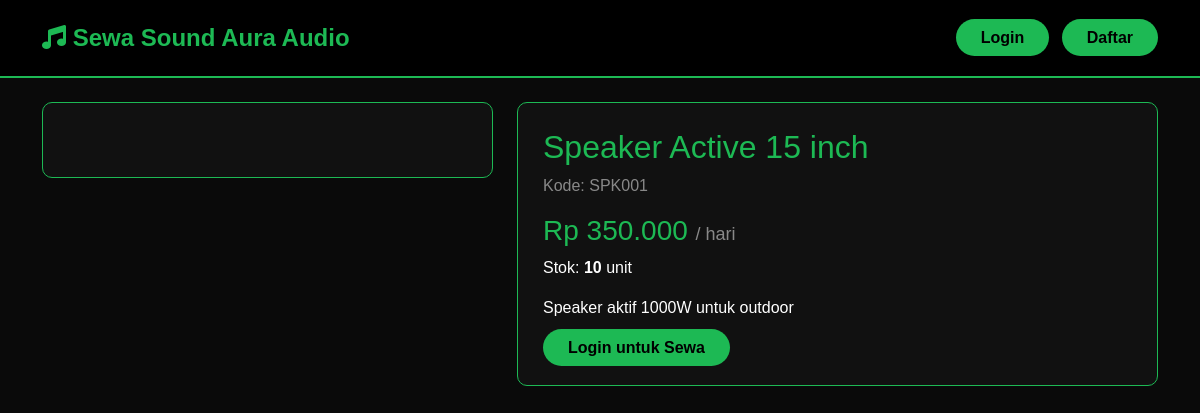
Screenshot of /detail.php?id=1 with the database file from the repository.
### tables this page shows
CREATE TABLE barang (
    id_barang INT AUTO_INCREMENT PRIMARY KEY,
    kode_barang VARCHAR(20) UNIQUE NOT NULL,
    nama_barang VARCHAR(100) NOT NULL,
    id_kategori INT NOT NULL,
    harga_sewa INT NOT NULL,
    stok INT NOT NULL,
    deskripsi TEXT,
    FOREIGN KEY (id_kategori) REFERENCES kategori(id_kategori)
);

### detail.php (the view, shortened to what this page needs)
<?php
require_once 'database.php';
$id = $_GET['id'];
$barang = mysqli_fetch_assoc(mysqli_query($conn, "SELECT * FROM barang WHERE id_barang=$id"));
?>
<!DOCTYPE html>
<html>
<head>
    <link href="https://cdn.jsdelivr.net/npm/bootstrap@5.3.0/dist/css/bootstrap.min.css" rel="stylesheet">
    <link rel="stylesheet" href="https://cdnjs.cloudflare.com/ajax/libs/font-awesome/6.4.0/css/all.min.css">
</head>
<body>
<nav class="navbar navbar-expand-lg">
    <div class="container">
        <a class="navbar-brand" href="index.php"><i class="fas fa-music"></i> Sewa Sound Aura Audio</a>
        <div class="ms-auto">
            <?php if(isset($_SESSION['id_user'])): ?>
                <a href="<?= $_SESSION['level']=='admin'?'admin/dashboard.php':'customer/dashboard.php' ?>" class="btn-spotify btn-sm me-2">Dashboard</a>
                <a href="logout.php" class="btn-spotify btn-sm">Logout</a>
            <?php else: ?>
                <a href="login.php" class="btn-spotify btn-sm me-2">Login</a>
                <a href="register.php" class="btn-spotify btn-sm">Daftar</a>
            <?php endif; ?>
        </div>
    </div>
</nav>
<div class="container mt-4">
    <div class="row">
        <div class="col-md-5">
            <div class="card-dark text-center">
            </div>
        </div>
        <div class="col-md-7">
            <div class="card-dark">
                <h2 class="text-spotify"><?= $barang['nama_barang'] ?></h2>
                <p class="text-white-50">Kode: <?= $barang['kode_barang'] ?></p>
                <h3 class="text-spotify">Rp <?= number_format($barang['harga_sewa'],0,',','.') ?> <span class="text-white-50" style="font-size:18px;">/ hari</span></h3>
                <p class="text-white">Stok: <strong><?= $barang['stok'] ?></strong> unit</p>
                <p class="text-white"><?= nl2br($barang['deskripsi']) ?></p>
                <?php if(isset($_SESSION['id_user']) && $_SESSION['level'] == 'customer' && $barang['stok'] > 0): ?>
                    <a href="customer/pemesanan.php?id=<?= $barang['id_barang'] ?>" class="btn-spotify mt-3">Sewa Sekarang</a>
                <?php elseif(!isset($_SESSION['id_user'])): ?>
                    <a href="login.php" class="btn-spotify mt-3">Login untuk Sewa</a>
                <?php else: ?>
                    <button class="btn btn-secondary mt-3" disabled>Stok Habis</button>
                <?php endif; ?>
            </div>
        </div>
    </div>
</div>
</body>
</html>

### detail.php (style rules this page uses)
body { background:#0a0a0a;color:#fff;font-family:Arial; }
.navbar { background:#000;border-bottom:2px solid #1DB954;padding:15px 30px; }
.navbar-brand { color:#1DB954;font-size:24px;font-weight:bold; }
.btn-spotify { background:#1DB954;color:#000;font-weight:bold;border:none;padding:10px 25px;border-radius:25px;text-decoration:none; }
.card-dark { background:#111;border:1px solid #1DB954;border-radius:10px;padding:25px; }
.text-spotify { color:#1DB954; }

### rows the page displays
barang: nama_barang "Speaker Active 15 inch", kode_barang "SPK001", harga_sewa "350.000", stok "10", deskripsi "Speaker aktif 1000W untuk outdoor"
